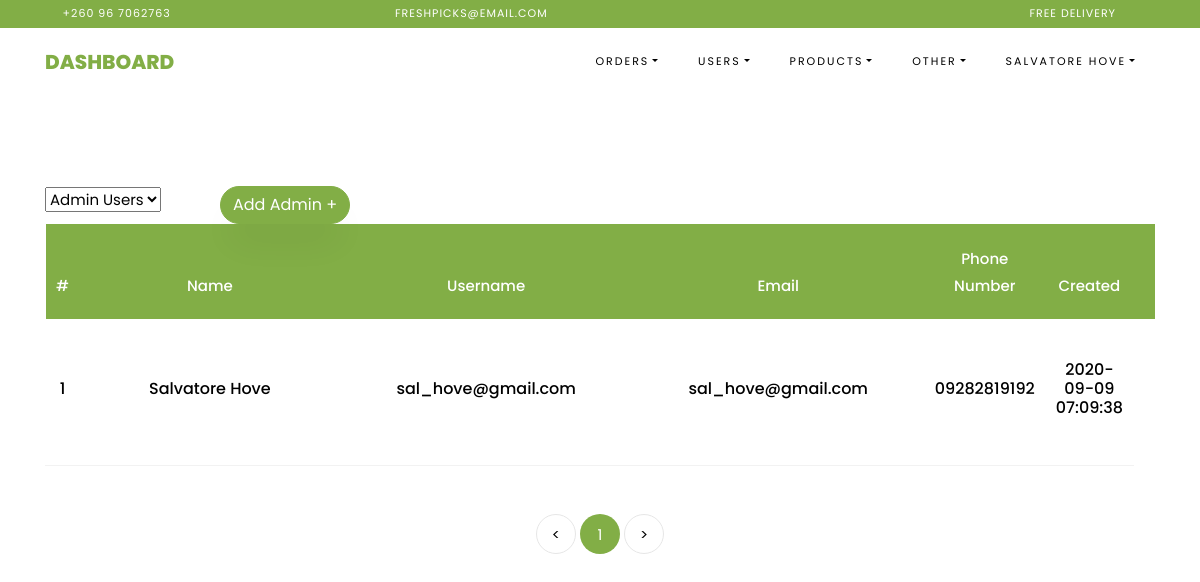
The page /admin/admin_users (signed in) on the database its author committed.
### freshpicks/databaseModels.py (models this page shows, shortened)
class AdminUsers(db.Model, UserMixin):
    id = db.Column(db.Integer, primary_key=True, autoincrement=True, unique=True)
    username = db.Column(db.String(), nullable=False, unique=True)
    password = db.Column(db.String(), nullable=False)
    cellphone_number = db.Column(db.String(), nullable=False, unique=True)
    name = db.Column(db.String(), nullable=False, unique=True)
    email_address = db.Column(db.String(), unique=True, nullable=False)
    date_created = db.Column(db.TIMESTAMP(), default=datetime.datetime.now(), nullable=False)

### freshpicks/admins/routes.py (the view, shortened to what this page needs)
@admins.route('/admin/<path:view>')
def admin_view(view):
    if not g.admins:
        return redirect(url_for('.admin'))
    page = request.args.get('page', 1, type=int)
    if "orders" in view:
        orders = ""  # need this to handle the filter the orders  in the view
        order_type = "all_orders"
        if view == "pending_orders":
            orders = Orders.query.filter_by(status="pending").paginate(per_page=PER_PAGE_VIEW, page=page)
            order_type = "pending_orders"
        if view == "completed_orders":
            orders = Orders.query.filter_by(status="complete").paginate(per_page=PER_PAGE_VIEW, page=page)
            order_type = "completed_orders"
        elif view == "cancelled_orders":
            orders = Orders.query.filter_by(status="cancel").paginate(per_page=PER_PAGE_VIEW, page=page)
            order_type = "cancelled_orders"
        elif view == "all_orders":
            orders = Orders.query.paginate(per_page=PER_PAGE_VIEW, page=page)
        return render_template('admin/manage_orders.html', order_type=order_type, orders_list=orders)
    elif view == "customers":
        customer_list = Customers.query.order_by(Customers.fullname.asc()).paginate(per_page=PER_PAGE_VIEW, page=page)
        return render_template('admin/manage_customers.html', customer_list=customer_list)
    elif view == "admin_users":
        admin_list = AdminUsers.query.order_by(AdminUsers.username.asc()).paginate(per_page=PER_PAGE_VIEW, page=page)
        return render_template('admin/manage_users.html', admin_list=admin_list)
    elif view == "products":
        product_list = Products.query.order_by(Products.is_box.desc(), Products.name.asc()).paginate(
            per_page=PER_PAGE_VIEW, page=page)
        return render_template('admin/manage_products.html', product_list=product_list)
    return render_template('admin/manage_products.html', product_list=[])

### freshpicks/admins/routes.py (called while the page is built)
@admins.before_request
def before_request():
    g.admins = None
    if 'admin_username' in session:
        g.admins = session['admin_username']

### freshpicks/templates/admin/manage_users.html (shortened to what this page needs)
{% extends 'admin/admin_template.html' %}
{% block navbar %}Dashboard{% endblock %}
{% block content %}
    <section class="ftco-section ftco-cart">
        <div class="container">
            <div class="row">
                <div class="col-md-12 ftco-animate">
                    <div class="cart-list">
                        <div class="row">
                            <div class="col-md-2">
                                <form action="{{ url_for('.admin_view', view='customers') }}">
                                    <select class="dropdown-toggle" name="_manage_users"
                                            data-toggle="dropdown" aria-haspopup="true"
                                            onchange="this.form.submit()">
                                        <option selected disabled value="current">Admin Users</option>
                                    </select>
                                </form>
                            </div>
                            <div>
                                <a type="submit" class="btn btn-primary" href="{{ url_for('.add_admin_user') }}">Add
                                    Admin +</a>
                            </div>
                        </div>
                        <table class="table">
                            <thead class="thead-primary">
                            <tr class="text-center">
                                <th>#</th>
                                <th>Name</th>
                                <th>Username</th>
                                <th>Email</th>
                                <th>Phone Number</th>
                                <th>Created</th>
                                <th></th>
                            </tr>
                            </thead>
                            <tbody>
                            {% if admin_list %}
                                {% for admin in admin_list.items %}
                                    <tr class="text-center">
                                        <form action="{{ url_for('.mark_complete') }}" method="post">
                                            <td class="total">
                                                <h6>{{ admin.id }}</h6>
                                            </td>
                                            <td class="product-name">
                                                <h6>{{ admin.name }}</h6>
                                            </td>
                                            <td class="product-name">
                                                <h6>{{ admin.username }}</h6>
                                            </td>
                                            <td class="product-name">
                                                <h6>{{ admin.email_address }}</h6>
                                            </td>
                                            <td class="product-name">
                                                <h6>{{ admin.cellphone_number }}</h6>
                                            </td>
                                            <td class="product-name">
                                                <h6>{{ admin.date_created.strftime("%Y-%m-%d %H:%M:%S") }}</h6>
                                            </td>
                                        </form>
                                    </tr>
                                {% endfor %}
                            {% endif %}
                            </tbody>
                        </table>
                        <div class="row mt-5">
                            <div class="col text-center">
                                <div class="block-27">
                                    <ul>
                                        <li><a href="#">&lt;</a></li>
                                        {% for page_num in admin_list.iter_pages(left_edge=1, right_edge=1, left_current=1, right_current=2) %}
                                            {% if page_num %}
                                                {% if admin_list.page == page_num %}
                                                    <li class="active"
                                                        href="{{ url_for('.admin_view', view='admin_users', page=page_num) }}">
                                                        <span>{{ page_num }}</span></li>
                                                {% else %}
                                                    <li>
                                                        <a href="{{ url_for('.admin_view', view='admin_users', page=page_num) }}">{{ page_num }}</a>
                                                    </li>
                                                {% endif %}
                                            {% else %}
                                                <li>
                                                    <a href="{{ url_for('.admin_view', view='admin_users', page=right_edge) }}">...</a>
                                                </li>
                                            {% endif %}
                                        {% endfor %}
                                        <li><a href="#">&gt;</a>
                                        </li>
                                    </ul>
                                </div>
                            </div>
                        </div>
                    </div>
                </div>
            </div>
        </div>
    </section>
{% endblock %}

### freshpicks/templates/admin/admin_template.html (shortened to what this page needs)
<!DOCTYPE html>
<html lang="en">
<head>
    <link rel="stylesheet" href="../../static/css/open-iconic-bootstrap.min.css">
    <link rel="stylesheet" href="../../static/css/animate.css">
    <link rel="stylesheet" href="../../static/css/owl.carousel.min.css">
    <link rel="stylesheet" href="../../static/css/owl.theme.default.min.css">
    <link rel="stylesheet" href="../../static/css/magnific-popup.css">
    <link rel="stylesheet" href="../../static/css/aos.css">
    <link rel="stylesheet" href="../../static/css/ionicons.min.css">
    <link rel="stylesheet" href="../../static/css/bootstrap-datepicker.css">
    <link rel="stylesheet" href="../../static/css/jquery.timepicker.css">
    <link rel="stylesheet" href="../../static/css/flaticon.css">
    <link rel="stylesheet" href="../../static/css/icomoon.css">
    <link rel="stylesheet" href="../../static/css/style.css">
</head>
<body class="goto-here">
<div class="py-1 bg-primary">
    <div class="container">
        <div class="row no-gutters d-flex align-items-start align-items-center px-md-0">
            <div class="col-lg-12 d-block">
                <div class="row d-flex">
                    <div class="col-md pr-4 d-flex topper align-items-center">
                        <div class="icon mr-2 d-flex justify-content-center align-items-center"><span
                                class="icon-phone2"></span></div>
                        <span class="text">+260 96 7062763</span>
                    </div>
                    <div class="col-md pr-4 d-flex topper align-items-center">
                        <div class="icon mr-2 d-flex justify-content-center align-items-center"><span
                                class="icon-paper-plane"></span></div>
                        <span class="text">freshpicks@email.com</span>
                    </div>
                    <div class="col-md-5 pr-4 d-flex topper align-items-center text-lg-right">
                        <span class="text">Free delivery</span>
                    </div>
                </div>
            </div>
        </div>
    </div>
</div>
<nav class="navbar navbar-expand-lg navbar-dark ftco_navbar bg-dark ftco-navbar-light" id="ftco-navbar">
    <div class="container">
        <a class="navbar-brand" href="{{ url_for('main.home') }}">{% block navbar %}{% endblock %}</a>
        <div class="collapse navbar-collapse" id="ftco-nav">
            <ul class="navbar-nav ml-auto">
                <li class="nav-item dropdown">
                    <a class="nav-link dropdown-toggle" href="#" id="dropdown04" data-toggle="dropdown"
                       aria-haspopup="true" aria-expanded="false">Orders</a>
                </li>
                <li class="nav-item dropdown">
                    <a class="nav-link dropdown-toggle" href="#" id="dropdown04" data-toggle="dropdown"
                       aria-haspopup="true" aria-expanded="false">Users</a>
                </li>
                <li class="nav-item dropdown">
                    <a class="nav-link dropdown-toggle" href="#" id="dropdown04" data-toggle="dropdown"
                       aria-haspopup="true" aria-expanded="false">Products</a>
                </li>
                <li class="nav-item dropdown">
                    <a class="nav-link dropdown-toggle" href="#" id="dropdown04" data-toggle="dropdown"
                       aria-haspopup="true" aria-expanded="false">Other</a>
                </li>
                {% if g.admins %}
                    <li class="nav-item dropdown">
                        <a class="nav-link dropdown-toggle" href="#" id="dropdown04" data-toggle="dropdown"
                           aria-haspopup="true" aria-expanded="false">{{ session['name'] }}</a>
                    </li>
                {% else: %}
                    <li class="nav-item"><a href="{{ url_for('admins.admin') }}" class="nav-link">Login</a></li>
                {% endif %}
            </ul>
        </div>
    </div>
</nav>
{% block content %} {% endblock %}
</body>
</html>

### freshpicks/static/css/icomoon.css (style rules this page uses)
[class^="icon-"], [class*=" icon-"] { font-family: 'icomoon' !important; speak: none; font-style: normal; font-weight: normal; font-variant: normal; text-transform: none; line-height: 1; -webkit-font-smoothing: antialiased; -moz-osx-font-smoothing: grayscale; }
.icon-paper-plane:before { content: "\f1d8"; }
.icon-phone2:before { content: "\e0cd"; }

### rows shown on the page
AdminUsers: name "SALVATORE HOVE", id "1", name "Salvatore Hove", username "sal_hove@gmail.com", email_address "sal_hove@gmail.com", cellphone_number "09282819192", date_created "2020-09-09 07:09:38"

### other values the page prints
{{ page_num }} "1"
